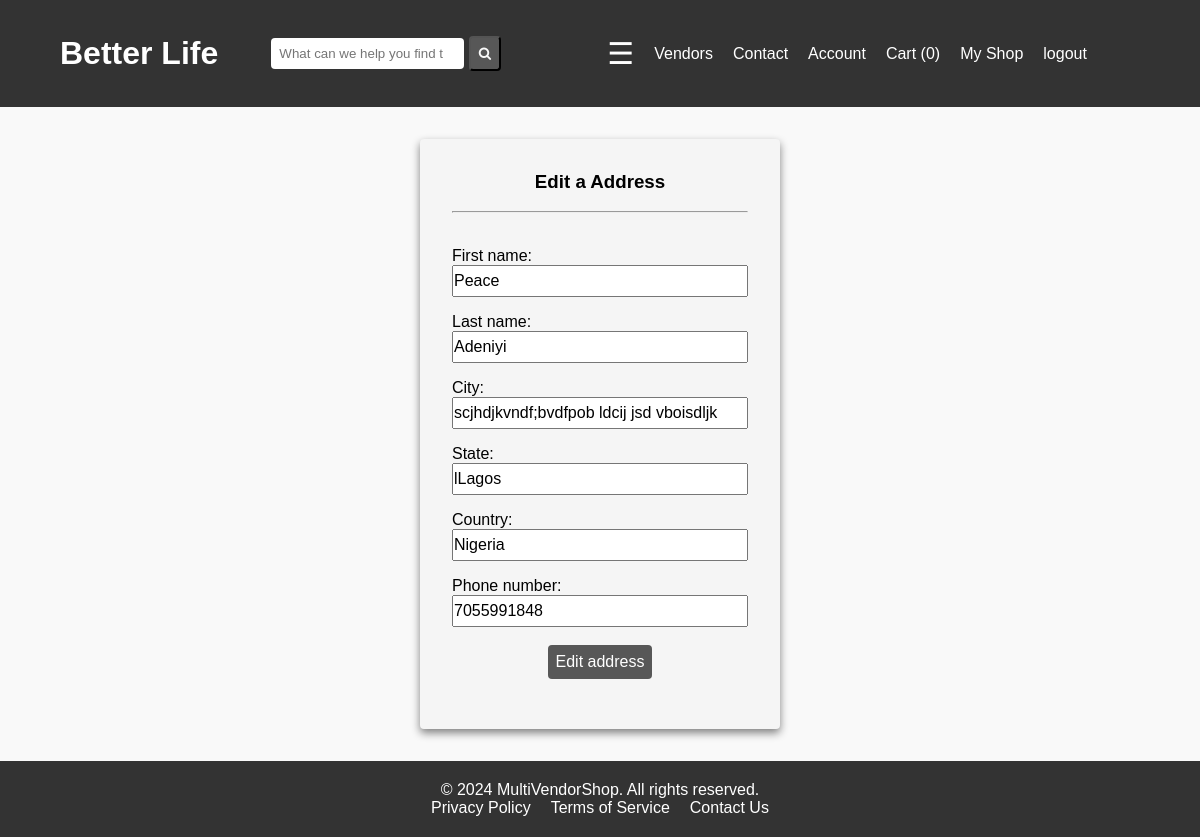
Page /dashboard/my-address/edit-address/1/ (signed in) on the committed database.
### dashboard/models.py (models this page shows)
class Address(models.Model):
    user = models.ForeignKey(CustomUser, on_delete=models.CASCADE, related_name="address")
    first_name = models.CharField(max_length=50, null=True)
    last_name = models.CharField(max_length=50, null=True)
    city = models.CharField( max_length=100)
    state = models.CharField( max_length=100)
    country = models.CharField( max_length=100)
    phone_number = models.IntegerField()

### dashboard/views.py (the view, shortened to what this page needs)
# urls.py: path("my-address/edit-address/<int:id>/", views.EditAddressView.as_view(), name="edit_address"),
class EditAddressView(LoginRequiredMixin, View):
    def get(self, request, id):
        address = get_object_or_404(Address, id=id)
        form = AddressForm(instance=address)
        previous_page=""
        if request.META.get("HTTP_REFERER") != request.build_absolute_uri() :
            if request.META.get("HTTP_REFERER")!= None and "checkout" in request.META.get("HTTP_REFERER"):
                previous_page = request.META.get("HTTP_REFERER")
        context = {"form":form, "next":previous_page}
        return render(request, "dashboard/edit_address.html", context)

### dashboard/forms.py
class AddressForm(forms.ModelForm):
    class Meta:
        model = Address
        exclude = ["user"]

### cart/cart.py (called while the page is built)
    def __len__(self):
        return sum(int(item["quantity"] )for item in self.cart.values())

### store/context_processors.py (called while the page is built)
def recently_viewed(request):
    return {"recently_viewed":RecentlyViewed(request)}

### store/templatetags/menu.py (called while the page is built)
@register.inclusion_tag("menu_items.html")
def menu_items():
    categories = Category.objects.all().order_by("category").values()
    return { "categories":categories }

@register.simple_tag(takes_context=True)
def cart_number(context):
    request = context.get("request")
    cart = Cart(request)
    return len(cart)

### dashboard/templates/dashboard/edit_address.html (shortened to what this page needs)
{% extends "base.html" %}
{% load static %}
{% block styles %} <link rel="stylesheet" href="{% static "account/login.css" %}"> {% endblock styles %}
{% block contents %}
<div id="login-area">
    <h3> Edit a Address</h3>
    <br>
    <hr>
    <br>
    <form action="" method="post" autocomplete="off">
        {% for form in form  %}
        <div class="form-control">
            {{form.label_tag}}
            {{form}}
        </div>
        {% endfor %}
        <br>
        <div id="button">
        <button type="submit">Edit address</button>
        </div>
    </form>
    <br>
    </div>
{% endblock contents %}

### static/css/style.css (style rules this page uses)
* { margin: 0; padding: 0; box-sizing: border-box; }
body { font-family: Arial, sans-serif; background-color: #f9f9f9; }

### account/static/account/login.css (style rules this page uses)
#login-area { padding: 2rem; width:30%; border-radius: 4px; margin: 2rem auto; background-color: whitesmoke; box-shadow: 0 4px 8px grey; }
#login-area h3 { text-align: center; }
.form-control label, .form-control input { display: block; }
.form-control label { margin-top: 1rem }
.form-control input { width: 100%; height: 2rem; font-size: 1rem; }
#button { text-align: center; }
#login-area button { padding: .5rem; border-radius: 4px; border: none; background-color: #575757; color: white; font-size: 1rem; cursor: pointer; }

### rows in the picture
Address: form "Peace" "Adeniyi" "scjhdjkvndf;bvdfpob ldcij jsd vboisdljk" "lLagos" "Nigeria" "7055991848"
